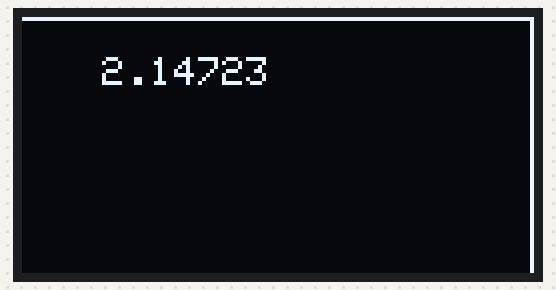
A program run on a simulated CircuitPython board. Shown: 128×64 one-colour display. What the program prints to the serial console is not drawn.

Above: at 2.2 s.
At 6.4 s:
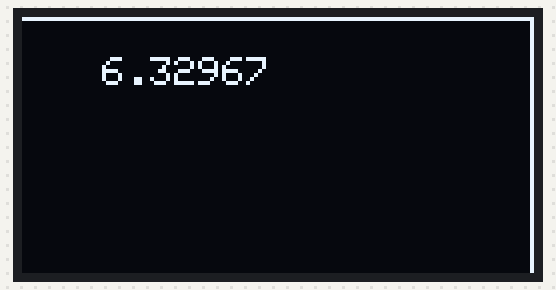
At 10.6 s:
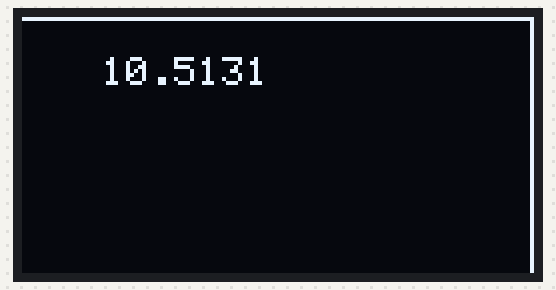
At 20.0 s:
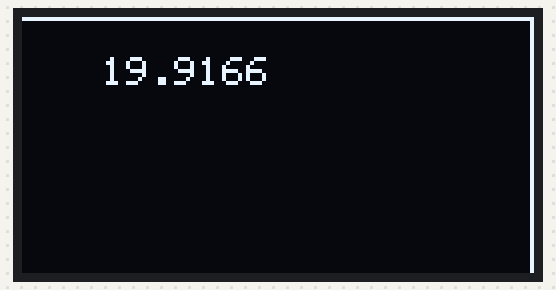
At 29.4 s:
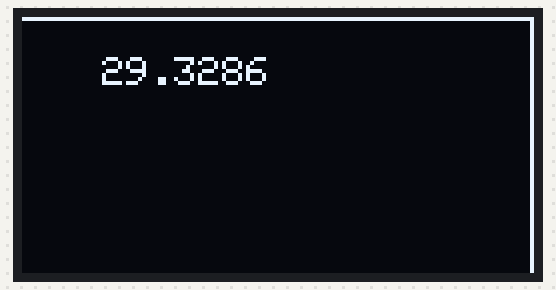
At 38.8 s:
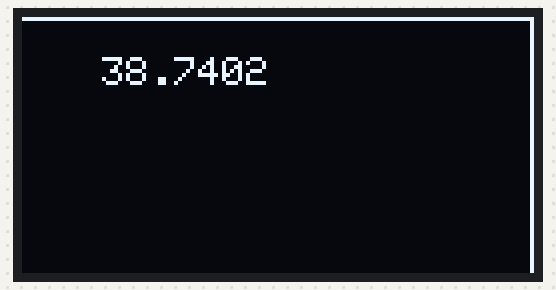

Measured:
- what the display in image 0 shows lasts 1.0 s, from 2.2 s to 3.2 s

The program:

main.py
```python
import time
import board
import adafruit_ssd1306
import busio as io


# Adafruit M0 Feather
# Initialize I2C and OLED device
i2c = io.I2C(board.SCL, board.SDA)
oled = adafruit_ssd1306.SSD1306_I2C(128, 64, i2c, addr=0x3D)


print('test')

oled.fill(1)
oled.show()

time.sleep(2.0)

oled.fill(0)
oled.show()

oled.pixel(0, 0, 1)
oled.show()

oled.text('Hello', 10, 10, 0)


oled.show()

while True:
    print('x')
    oled.fill(0)
    oled.line(0, 0, 127, 0, 1)
    oled.line(127, 0, 127, 64, 1)
    s = str(time.monotonic())
    oled.text(s, 20, 10, 1)
    oled.show()

    time.sleep(1.0)
```
